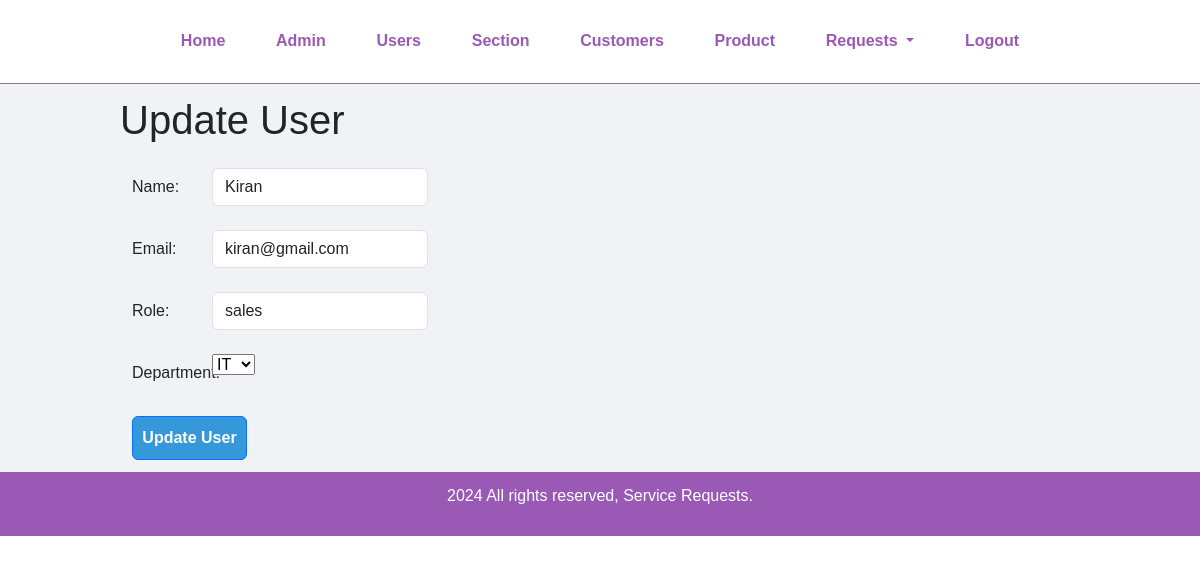
/update-user.php?id=1 (signed in), run on an earlier commit of the app's database.
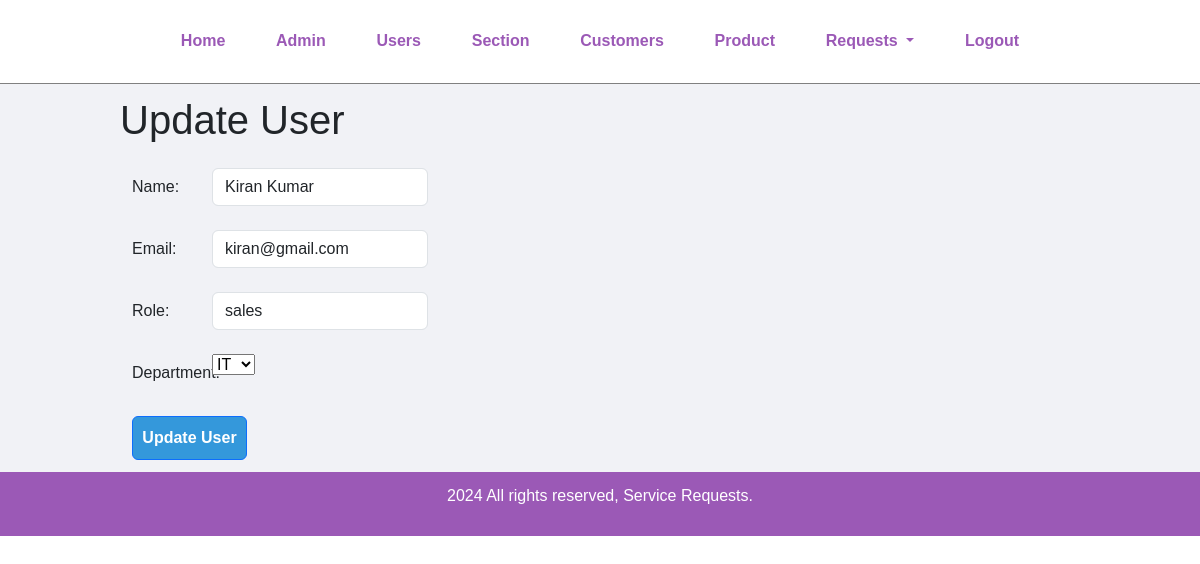
And on a later commit of the database.
### tables this page shows
CREATE TABLE `tbl_user` (
  `id` int(11) NOT NULL,
  `user_name` varchar(50) NOT NULL,
  `email` varchar(50) NOT NULL,
  `role` varchar(30) NOT NULL,
  `department` enum('IT','TS') NOT NULL
);

### update-user.php (the view, shortened to what this page needs)
<?php include('partials/menu.php'); ?>
    <?php
        if(isset($_GET['id']))
        {
            $id = $_GET['id'];
            $sql2 = "SELECT * FROM tbl_user WHERE id=$id";
            $res2 = mysqli_query($conn, $sql2);
            $row2 = mysqli_fetch_assoc($res2);
            $name = $row2['user_name'];
            $email = $row2['email'];
            $role = $row2['role'];
        }
        else
        {
            header('location:'.SITEURL.'manage-user.php');
        }
    ?>
    <div class="main-content">
        <div class="wrapper">
            <h1 class="row mb-4">Update User</h1>
            <form action="" method="POST" enctype="multipart/form-data">
            <div class="row mb-4">
                    <label for="inputName" class="col-sm-1 col-form-label">Name:</label>
                    <div class="col-sm-3">
                    <input type="text" id="name" name="user_name" value="<?php echo $name; ?>" class="form-control">
                    </div>
                </div>
                <div class="row mb-4">
                <label for="InputEmail" class="col-sm-1 col-form-label">Email:</label>
                    <div class="col-sm-3">
                    <input type="email" id="email" name="email" value="<?php echo $email; ?>" class="form-control">
                    </div>
                </div>
                <div class="row mb-4">
                <label for="InputRole" class="col-sm-1 col-form-label">Role:</label>
                    <div class="col-sm-3">
                    <input type="text" id="role" name="role" value="<?php echo $role; ?>" class="form-control">
                    </div>
                </div>
                <div class="row mb-4">
                    <label for="inputDepartment" class="col-sm-1 col-form-label">Department:</label>
                    <div class="col-sm-3">
                    <select name="department">
                        <option value="IT">IT</option>
                    </select>
                    </div>
                </div>
                <input type="submit" name="submit" value="Update User" class="btn btn-primary col-sm-1.2">
            </form>
        </div>
    </div>
    <?php include('partials/footer.php'); ?>

What changed in the data, as far as the page shows it:
changed tbl_user "kiran@gmail.com": user_name "Kiran" → "Kiran Kumar"
